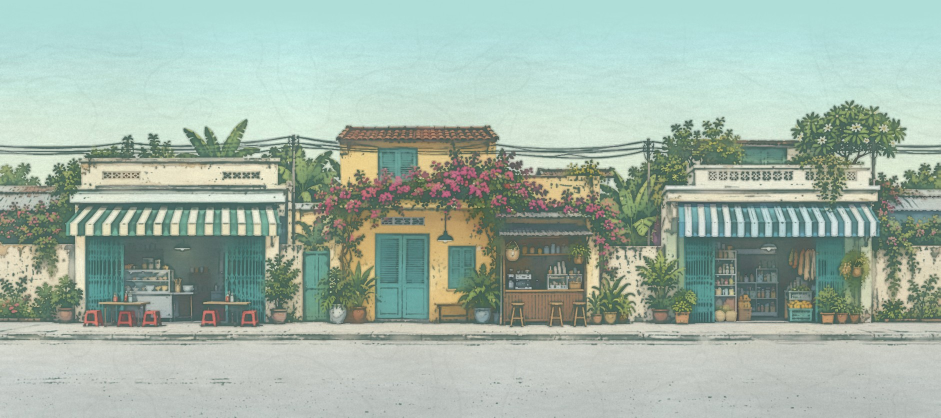
#> input picture mobile/assets/images/nudaeng-vietnam-panorama-v3.jpg, 1881 x 836 px (shown at 1/2 size)
$ python build_handdrawn_panorama.py ../assets/images/nudaeng-vietnam-panorama-v3.jpg ../assets/images/nudaeng-vietnam-panorama-v3.jpg   (older library calls are emulated)
#> lines starting #> are read from the running program, lines starting #| are printed output that depends on the picture
# Usage (Python with OpenCV and NumPy):
#   python tool/build_handdrawn_panorama.py \
#     assets/images/nudaeng-vietnam-panorama-v2.png \
#     assets/images/nudaeng-vietnam-panorama-v3.jpg
"""Repaint the Home street panorama as a hand-drawn picture.

The street, its shops and every edge stay where they are (the snow overlay
and the loop seam are drawn for this layout); only the rendering changes:

- colours flattened into soft gouache patches, slightly muted toward the
  app's mint, never darker than ink on paper;
- pigment pooling at the patch edges, as in watercolour;
- brush strokes following the shapes: long horizontal washes in the sky,
  short strokes elsewhere, along each patch's main direction;
- broken, wobbly ink lines like Nudaeng's outline;
- paper grain and fibres over all of it;
- the top rows fade into the flat sky colour Home fills above the panorama
  (`HomeSceneHero.sky`, #AFDED8), so the two meet without a line.

Random textures use a fixed seed: the output is the same on every run.
"""
import sys

import cv2
import numpy as np

src, out = sys.argv[1], sys.argv[2]
rng = np.random.default_rng(7)

image = cv2.imread(src, cv2.IMREAD_COLOR)
#> image is the input picture: shape (836, 1881, 3); mean B, G, R 168, 180.6, 162.8
h, w = image.shape[:2]
#> h = 836; w = 1881
SKY = np.array([0xD8, 0xDE, 0xAF], np.float32)  # #AFDED8 as BGR


def noise(scale, blur):
    """Smooth noise in about −1…1, features about [scale] px wide."""
#> called with scale = 40, blur = 1
    small = rng.standard_normal((h // scale + 2, w // scale + 2)).astype(np.float32)
    if blur:
        small = cv2.GaussianBlur(small, (0, 0), blur)
    big = cv2.resize(small, (w, h), interpolation=cv2.INTER_CUBIC)
    return big / (np.abs(big).max() + 1e-6)


def streaks(length, angle, blur=0):
    """Grain smeared along [angle] degrees: one brush's bristle marks."""
    grain = rng.standard_normal((h, w)).astype(np.float32)
    if blur:
        grain = cv2.GaussianBlur(grain, (0, 0), blur)
    kernel = np.zeros((length, length), np.float32)
    kernel[length // 2, :] = 1
    rot = cv2.getRotationMatrix2D((length / 2 - .5, length / 2 - .5), angle, 1)
    kernel = cv2.warpAffine(kernel, rot, (length, length))
    kernel /= kernel.sum()
    marks = cv2.filter2D(grain, -1, kernel)
    return marks / (np.abs(marks).max() + 1e-6)


# 1. Wobble: everything shifts a pixel or two, as if traced by hand.
dx = noise(40, 1) * 1.6
dy = noise(40, 1) * 1.6
gx, gy = np.meshgrid(np.arange(w, dtype=np.float32), np.arange(h, dtype=np.float32))
wobbled = cv2.remap(image, gx + dx, gy + dy, cv2.INTER_LINEAR,
                    borderMode=cv2.BORDER_REFLECT)

# 2. Gouache patches: flat areas of colour, edges kept.
flat = cv2.pyrMeanShiftFiltering(wobbled, sp=9, sr=30)
flat = cv2.edgePreservingFilter(flat, flags=cv2.RECURS_FILTER,
                                sigma_s=30, sigma_r=.25)

# 3. Palette: a little less vivid, nudged to mint, shadows lifted to ink.
lab = cv2.cvtColor(flat, cv2.COLOR_BGR2LAB).astype(np.float32)
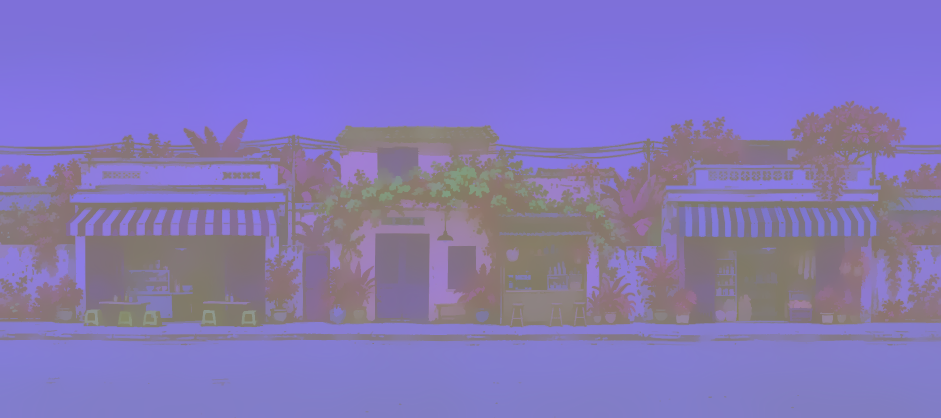
#> lab: shape (836, 1881, 3) float32 (shown at 1/2 size); mean B, G, R 182.3, 120.4, 132
lab[..., 0] = 26 + lab[..., 0] * .88
lab[..., 1] = 128 + (lab[..., 1] - 128) * .82 - 2.5
lab[..., 2] = 128 + (lab[..., 2] - 128) * .84 - 1.5
paint = cv2.cvtColor(np.clip(lab, 0, 255).astype(np.uint8),
                     cv2.COLOR_LAB2BGR).astype(np.float32)

# 4. Pigment pools where one patch meets the next.
grey = cv2.cvtColor(flat, cv2.COLOR_BGR2GRAY)
pool = cv2.morphologyEx(grey, cv2.MORPH_GRADIENT, np.ones((3, 3), np.uint8))
pool = cv2.GaussianBlur(pool.astype(np.float32), (0, 0), 1.2) / 255
paint *= (1 - np.clip(pool * 1.6, 0, .16))[..., None]

# 5. Brush strokes along the shapes; long washes where there is no shape.
sobel_x = cv2.Sobel(grey.astype(np.float32), cv2.CV_32F, 1, 0, ksize=5)
sobel_y = cv2.Sobel(grey.astype(np.float32), cv2.CV_32F, 0, 1, ksize=5)
jxx = cv2.GaussianBlur(sobel_x * sobel_x, (0, 0), 9)
jyy = cv2.GaussianBlur(sobel_y * sobel_y, (0, 0), 9)
energy = jxx + jyy
# Vertical edges (strong x gradient) get vertical strokes.
vertical = np.clip(jxx / (energy + 1e-3) - .5, 0, .5) * 2
shaped = np.clip(energy / (np.percentile(energy, 70) + 1e-3), 0, 1)
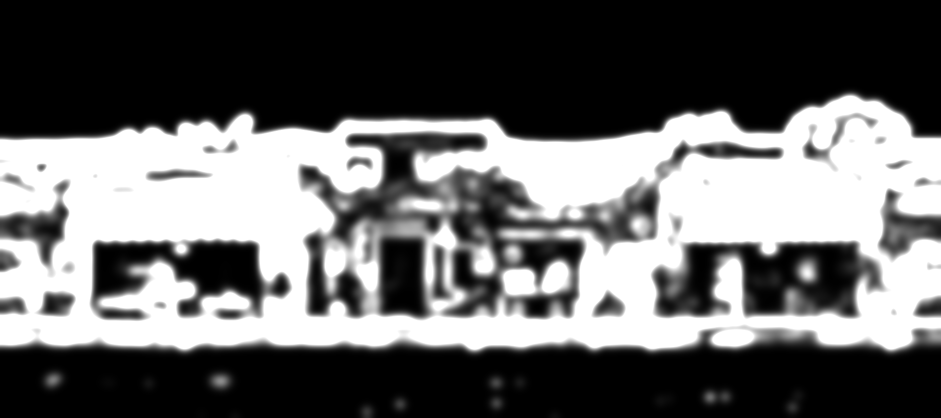
#> shaped: shape (836, 1881) float32 (shown at 1/2 size); min 0, max 1, mean 0.403
across = streaks(13, 0)
down = streaks(11, 90)
# Broad, slightly slanted strokes of a wide wet brush.
wash = streaks(45, -7, 2.2) * .5 + streaks(35, 5, 2.2) * .5
strokes = shaped * (vertical * down + (1 - vertical) * across) + (1 - shaped) * wash
paint *= (1 + strokes * np.where(shaped > .5, .09, .07))[..., None]

# Watercolour washes: uneven pigment, each pool with a darker rim where
# it dried (strongest on flat areas: sky, road, walls).
pools = noise(90, 1.2) * .6 + noise(35, 1) * .4
rims = np.zeros((h, w), np.float32)
for level in (-.35, -.1, .15, .4):
    edge = cv2.morphologyEx((pools > level).astype(np.uint8),
                            cv2.MORPH_GRADIENT, np.ones((3, 3), np.uint8))
    rims += cv2.GaussianBlur(edge.astype(np.float32), (0, 0), 1.4)
flatness = 1 - shaped * .6
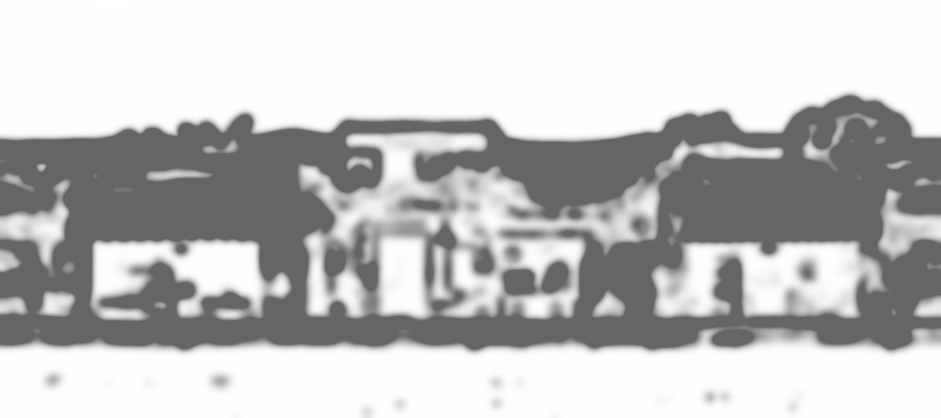
#> flatness: shape (836, 1881) float32 (shown at 1/2 size); min 0.4, max 1, mean 0.758
paint *= (1 + (pools * .05 - np.clip(rims, 0, 1) * .045) * flatness)[..., None]

# 6. Ink: broken, slightly wobbly lines, dark teal like Nudaeng's outline.
soft = cv2.GaussianBlur(cv2.cvtColor(wobbled, cv2.COLOR_BGR2GRAY)
                        .astype(np.float32), (0, 0), 1.1)
dog = soft - cv2.GaussianBlur(soft, (0, 0), 2.2)
ink = np.clip((-dog - 2.2) / 4.5, 0, 1)
# Bolder strokes around the big shapes too.
broad = cv2.GaussianBlur(soft, (0, 0), 2.4) - cv2.GaussianBlur(soft, (0, 0), 5)
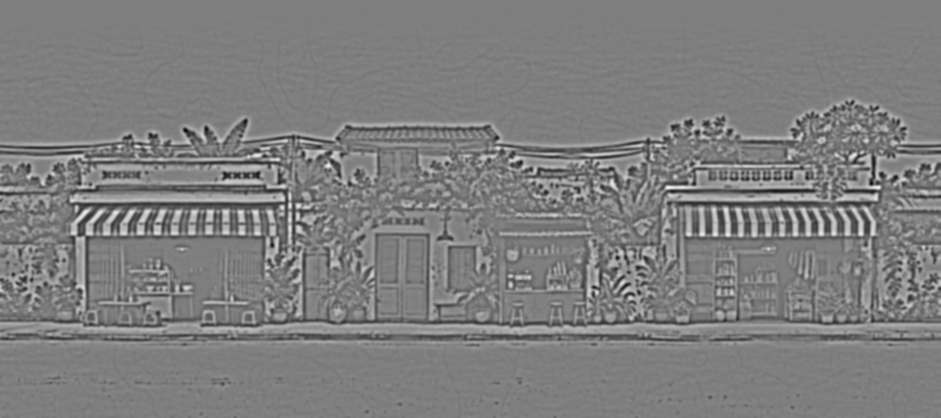
#> broad: shape (836, 1881) float32 (shown at 1/2 size); min -39.98, max 40.65, mean 0; drawn with min black and max white
ink = np.maximum(ink, np.clip((-broad - 4) / 7, 0, 1) * .8)
ink *= np.clip(noise(18, 1) * 1.5 + .9, 0, 1)  # gaps, as a pen lifts
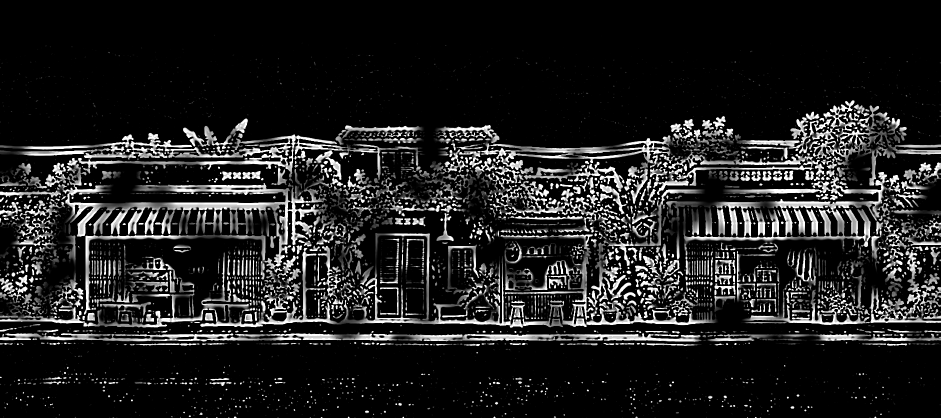
#> ink: shape (836, 1881) float32 (shown at 1/2 size); min 0, max 1, mean 0.131
ink = cv2.GaussianBlur(ink, (0, 0), .55)
INK = np.array([0x4C, 0x52, 0x34], np.float32)  # #34524C
#> INK = [76, 82, 52]
paint = paint * (1 - ink[..., None] * .78) + INK * (ink[..., None] * .78)

# 7. Paper: a light cream wash, grain, blotches and fibres.
PAPER = np.array([0xE6, 0xF1, 0xF4], np.float32)  # #F4F1E6
#> PAPER = [230, 241, 244]
paint = paint * .9 + PAPER * .1
grain = cv2.GaussianBlur(rng.standard_normal((h, w)).astype(np.float32), (0, 0), .7)
grain /= np.abs(grain).max()
blotch = noise(70, 1.5)
fibres = np.zeros((h, w), np.float32)
for _ in range(180):
    x, y = rng.uniform(0, w), rng.uniform(0, h)
    angle, length = rng.uniform(0, np.pi), rng.uniform(8, 34)
    bend = rng.uniform(-6, 6)
    points = []
    for t in np.linspace(-.5, .5, 9):
        px = x + np.cos(angle) * length * t - np.sin(angle) * bend * (t * t)
        py = y + np.sin(angle) * length * t + np.cos(angle) * bend * (t * t)
        points.append((px, py))
    cv2.polylines(fibres, [np.int32(points)], False, 1.0, 1, cv2.LINE_AA)
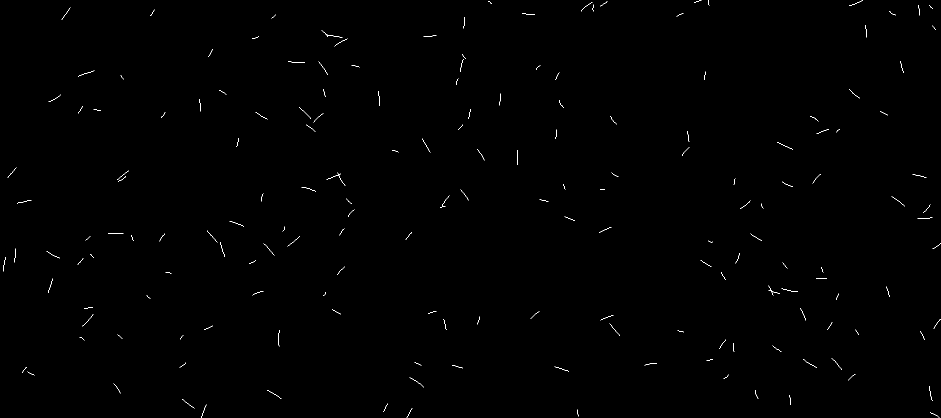
#> fibres: shape (836, 1881) float32 (shown at 1/2 size); values 0 (black) and 1 (white), 0.22% white in thin lines or dots
fibres = cv2.GaussianBlur(fibres, (0, 0), .6)
paper = 1 + grain * .065 + blotch * .03 - fibres * .028
paint *= paper[..., None]
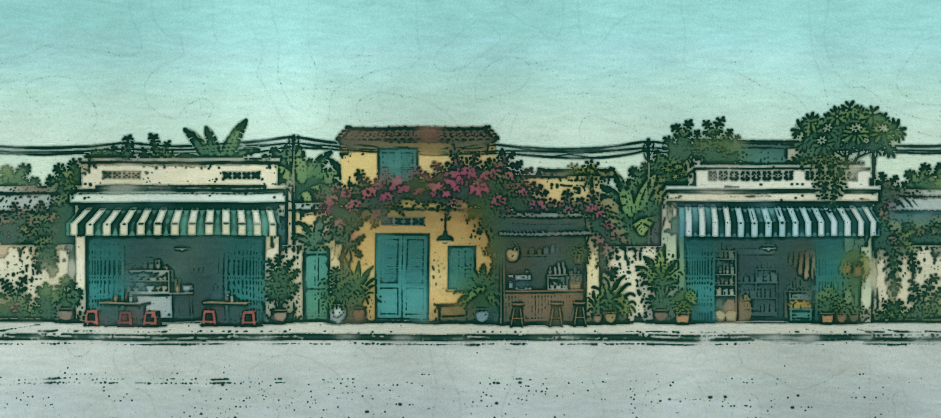
#> paint: shape (836, 1881, 3) float32 (shown at 1/2 size); mean B, G, R 173.6, 181.8, 160.2; drawn with min black and max white

# 8. The top fades into Home's flat sky.
fade_rows = int(h * .16)
#> fade_rows = 133
t = np.clip(np.arange(h, dtype=np.float32) / fade_rows, 0, 1)
#> t = 836 values from 0 to 1
t = t * t * (3 - 2 * t)
paint = SKY * (1 - t[:, None, None]) + paint * t[:, None, None]

cv2.imwrite(out, np.clip(paint, 0, 255).astype(np.uint8),
            [cv2.IMWRITE_JPEG_QUALITY, 90])
print(out, w, h)
#| ../assets/images/nudaeng-vietnam-panorama-v3.jpg 1881 836
